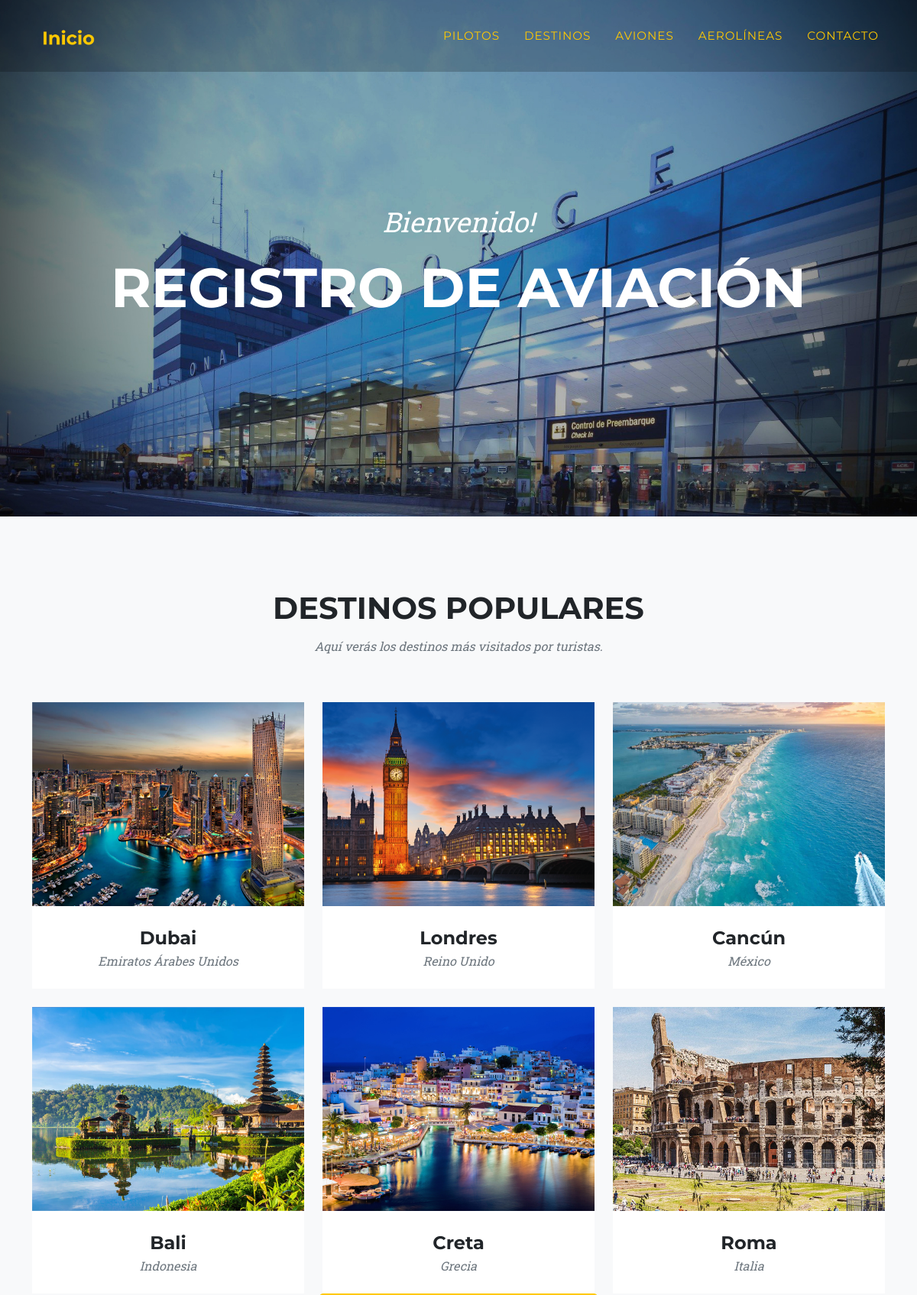
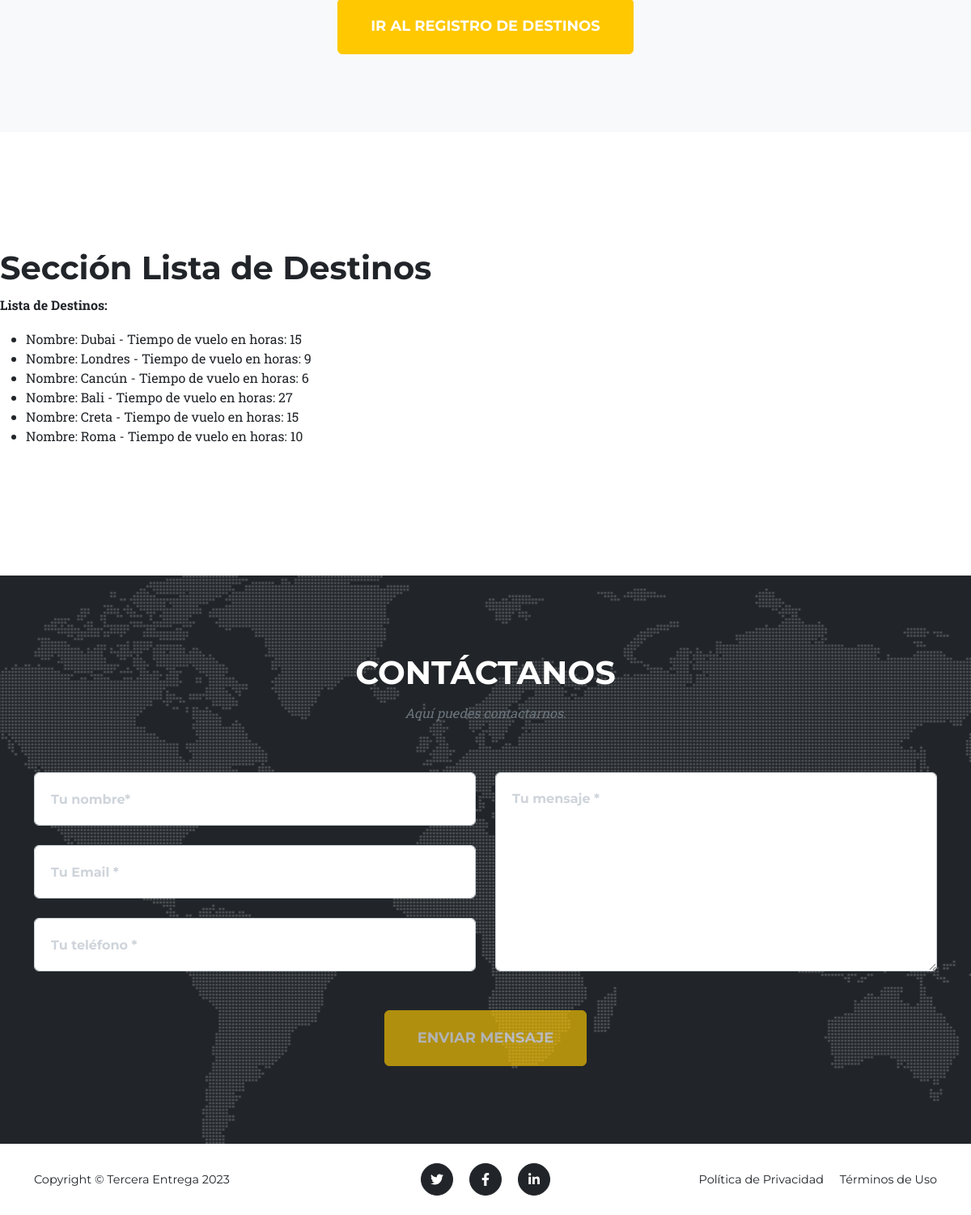
The page /app-aerolinea/destinos/ on the database its author committed (2 pictures, top to bottom).
### AppAerolinea/models.py (models this page shows, shortened)
class Destino(models.Model):
    nombre = models.CharField(max_length=60)
    tiempo_vuelo_en_horas = models.IntegerField(max_length=2, validators=[
        MinValueValidator(1, message='El tiempo mínimo de vuelo es 1 hora.'),
        MaxValueValidator(30, message='El vuelo más largo posible es de 30 horas.') #El dato lo saqué de internet.
    ])
    class Meta():
        verbose_name = 'Destiny'
        verbose_name_plural = 'Destinations'

### AppAerolinea/views.py (the view)
# urls.py: path('destinos/', destinos, name="Destinos"),
def destinos(req):
    lista = Destino.objects.all()
    return render(req, 'destinos.html', {'destinos':lista})

### AppAerolinea/templates/destinos.html (shortened to what this page needs)
{% extends "padre.html" %}
{% load static %}
{% block destinos %}
<section class="page-section bg-light" id="portfolio">
    <div class="container">
        <div class="text-center">
            <h2 class="section-heading text-uppercase">Destinos Populares</h2>
            <h3 class="section-subheading text-muted">Aquí verás los destinos más visitados por turistas.</h3>
        </div>
        <div class="row">
            <div class="col-lg-4 col-sm-6 mb-4">
                <div class="portfolio-item">
                    <a class="portfolio-link" data-bs-toggle="modal" href="#portfolioModal1">
                        <img class="img-fluid" src="{% static 'assets/img/portfolio/1dubai.png' %}" alt="..." />
                    </a>
                    <div class="portfolio-caption">
                        <div class="portfolio-caption-heading">Dubai</div>
                        <div class="portfolio-caption-subheading text-muted">Emiratos Árabes Unidos</div>
                    </div>
                </div>
            </div>
            <div class="col-lg-4 col-sm-6 mb-4">
                <div class="portfolio-item">
                    <a class="portfolio-link" data-bs-toggle="modal" href="#portfolioModal2">
                        <img class="img-fluid" src="{% static 'assets/img/portfolio/2londres.png' %}" alt="..." />
                    </a>
                    <div class="portfolio-caption">
                        <div class="portfolio-caption-heading">Londres</div>
                        <div class="portfolio-caption-subheading text-muted">Reino Unido</div>
                    </div>
                </div>
            </div>
            <div class="col-lg-4 col-sm-6 mb-4">
                <div class="portfolio-item">
                    <a class="portfolio-link" data-bs-toggle="modal" href="#portfolioModal3">
                        <img class="img-fluid" src="{% static 'assets/img/portfolio/3cancun.png' %}" alt="..." />
                    </a>
                    <div class="portfolio-caption">
                        <div class="portfolio-caption-heading">Cancún</div>
                        <div class="portfolio-caption-subheading text-muted">México</div>
                    </div>
                </div>
            </div>
            <div class="col-lg-4 col-sm-6 mb-4 mb-lg-0">
                <div class="portfolio-item">
                    <a class="portfolio-link" data-bs-toggle="modal" href="#portfolioModal4">
                        <img class="img-fluid" src="{% static 'assets/img/portfolio/4bali.png' %}" alt="..." />
                    </a>
                    <div class="portfolio-caption">
                        <div class="portfolio-caption-heading">Bali</div>
                        <div class="portfolio-caption-subheading text-muted">Indonesia</div>
                    </div>
                </div>
            </div>
            <div class="col-lg-4 col-sm-6 mb-4 mb-sm-0">
                <div class="portfolio-item">
                    <a class="portfolio-link" data-bs-toggle="modal" href="#portfolioModal5">
                        <img class="img-fluid" src="{% static 'assets/img/portfolio/5creta.png' %}" alt="..." />
                    </a>
                    <div class="portfolio-caption">
                        <div class="portfolio-caption-heading">Creta</div>
                        <div class="portfolio-caption-subheading text-muted">Grecia</div>
                    </div>
                </div>
            </div>
            <div class="col-lg-4 col-sm-6">
                <div class="portfolio-item">
                    <a class="portfolio-link" data-bs-toggle="modal" href="#portfolioModal6">
                        <img class="img-fluid" src="{% static 'assets/img/portfolio/6roma.png' %}" alt="..." />
                    </a>
                    <div class="portfolio-caption">
                        <div class="portfolio-caption-heading">Roma</div>
                        <div class="portfolio-caption-subheading text-muted">Italia</div>
                    </div>
                </div>
            </div>
        </div>
    </div>
    <div class="text-center">
        <a class="btn btn-primary btn-xl text-uppercase" href="{% url 'DestinosFormulario' %}">Ir al Registro de Destinos</a>
    </div>
</section>
{% endblock destinos %}
{% block listaDestinos %}
<section>
<h1>Sección Lista de Destinos</h1>
<p><strong>Lista de Destinos:</strong></p>
<ul>
    {% for destino in destinos %}
    <li>
        Nombre: {{destino.nombre}} - Tiempo de vuelo en horas: {{destino.tiempo_vuelo_en_horas}}
    </li>
    {% endfor %}
</ul>
</section>
{% endblock listaDestinos %}

### rows shown on the page
Destino: nombre "Dubai", tiempo_vuelo_en_horas "15"
Destino: nombre "Londres", tiempo_vuelo_en_horas "9"
Destino: nombre "Cancún", tiempo_vuelo_en_horas "6"
Destino: nombre "Bali", tiempo_vuelo_en_horas "27"
Destino: nombre "Creta", tiempo_vuelo_en_horas "15"
Destino: nombre "Roma", tiempo_vuelo_en_horas "10"
